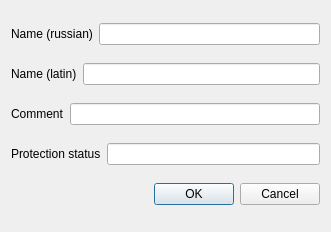
<?xml version="1.0" encoding="UTF-8"?>
<ui version="4.0">
 <class>QgsSpeciesPropertiesBase</class>
 <widget class="QDialog" name="QgsSpeciesPropertiesBase">
  <property name="geometry">
   <rect>
    <x>0</x>
    <y>0</y>
    <width>331</width>
    <height>232</height>
   </rect>
  </property>
  <property name="windowTitle">
   <string>Species properties</string>
  </property>
  <layout class="QVBoxLayout" name="verticalLayout">
   <item>
    <layout class="QHBoxLayout" name="horizontalLayout">
     <item>
      <widget class="QLabel" name="lblNameRu">
       <property name="text">
        <string>Name (russian)</string>
       </property>
      </widget>
     </item>
     <item>
      <widget class="QLineEdit" name="leNameRu">
       <property name="readOnly">
        <bool>true</bool>
       </property>
      </widget>
     </item>
    </layout>
   </item>
   <item>
    <layout class="QHBoxLayout" name="horizontalLayout_2">
     <item>
      <widget class="QLabel" name="lblNameEn">
       <property name="text">
        <string>Name (latin)</string>
       </property>
      </widget>
     </item>
     <item>
      <widget class="QLineEdit" name="leNameEn">
       <property name="readOnly">
        <bool>true</bool>
       </property>
      </widget>
     </item>
    </layout>
   </item>
   <item>
    <layout class="QHBoxLayout" name="horizontalLayout_3">
     <item>
      <widget class="QLabel" name="lblComment">
       <property name="text">
        <string>Comment</string>
       </property>
      </widget>
     </item>
     <item>
      <widget class="QLineEdit" name="leComment">
       <property name="readOnly">
        <bool>true</bool>
       </property>
      </widget>
     </item>
    </layout>
   </item>
   <item>
    <layout class="QHBoxLayout" name="horizontalLayout_4">
     <item>
      <widget class="QLabel" name="lblProtect">
       <property name="text">
        <string>Protection status</string>
       </property>
      </widget>
     </item>
     <item>
      <widget class="QLineEdit" name="leStatus">
       <property name="readOnly">
        <bool>true</bool>
       </property>
      </widget>
     </item>
    </layout>
   </item>
   <item>
    <widget class="QDialogButtonBox" name="buttonBox">
     <property name="orientation">
      <enum>Qt::Horizontal</enum>
     </property>
     <property name="standardButtons">
      <set>QDialogButtonBox::Cancel|QDialogButtonBox::Ok</set>
     </property>
    </widget>
   </item>
  </layout>
 </widget>
 <resources/>
 <connections>
  <connection>
   <sender>buttonBox</sender>
   <signal>accepted()</signal>
   <receiver>QgsSpeciesPropertiesBase</receiver>
   <slot>accept()</slot>
   <hints>
    <hint type="sourcelabel">
     <x>248</x>
     <y>254</y>
    </hint>
    <hint type="destinationlabel">
     <x>157</x>
     <y>274</y>
    </hint>
   </hints>
  </connection>
  <connection>
   <sender>buttonBox</sender>
   <signal>rejected()</signal>
   <receiver>QgsSpeciesPropertiesBase</receiver>
   <slot>reject()</slot>
   <hints>
    <hint type="sourcelabel">
     <x>316</x>
     <y>260</y>
    </hint>
    <hint type="destinationlabel">
     <x>286</x>
     <y>274</y>
    </hint>
   </hints>
  </connection>
 </connections>
</ui>
